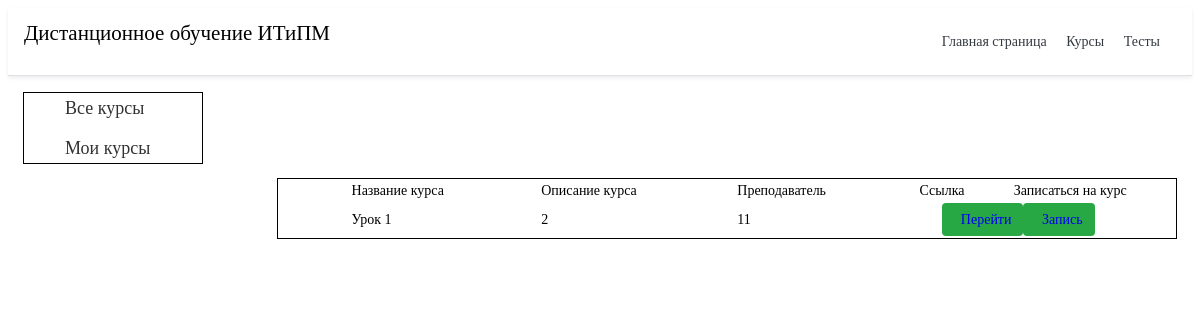
/course/user_course, run on an earlier commit of the app's database.
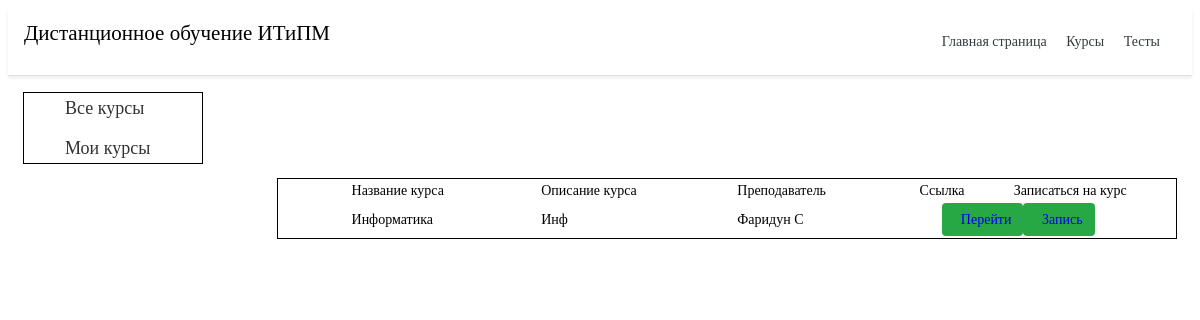
And on a later commit of the database.
### cours/models.py (models this page shows, shortened)
class CoueseTable(models.Model):
    title = models.CharField('Название курса', max_length=75)
    task = models.TextField('Описание курса', max_length=250)
    teache = models.CharField('Преподаватель', max_length=50)
    users = models.ManyToManyField(User)
    class Meta:
        verbose_name = 'Курс'
        verbose_name_plural = 'Курсы'

### cours/views.py (the view)
# urls.py: path('user_course', views.user_cours, name = 'user_course'),
def user_cours(request):
    ku = CoueseTable.objects.order_by('id')
    return render(request, 'cours/user_cours.html', {'ku': ku})

### cours/templates/cours/user_cours.html (shortened to what this page needs)
{% extends 'main/base.html' %}
{% block content %}
<div class="menu_gl">
	<ul class="menu">
		<li><a class="cours_menu_a" href="#">Все курсы</a></li>
		<li><a href="#">Мои курсы</a></li>
	</ul>
</div>
{% if ku%}
{% for el in ku %}
<table>
	<tr>
		<table class="iksweb">
			<tbody>
				<tr>
					<td class="table_na">Название курса</td>
					<td class="table_na">Описание курса</td>
					<td class="table_na">Преподаватель</td>
					<td class="table_na">Ссылка</td>
					<td class="table_na">Записаться на курс</td>
				</tr>
				<tr>
					<td class="table_na">{{ el.title }}</td>
					<td class="table_na">{{ el.task }}</td>
					<td class="table_na">{{ el.teache }}</td>
					<td class="table_na">
					<td class="btn btn-success"><a href="{% url 'datail' el.id %}">Перейти</a></button></td>
					<td class="btn btn-success"><a href="{% url 'record'%}">Запись</a></button></td>
				</tr>
			</tbody>
		</table>
	</tr>
</table>
{%endfor%}
{% else %}
<p>Вы не добавили курсов</p>
{%endif%}
{% endblock %}

What changed in the data, as far as the page shows it:
removed CoueseTable: title "Урок 1", task "2", teache "11"
added CoueseTable: title "Информатика", task "Инф", teache "Фаридун С"
